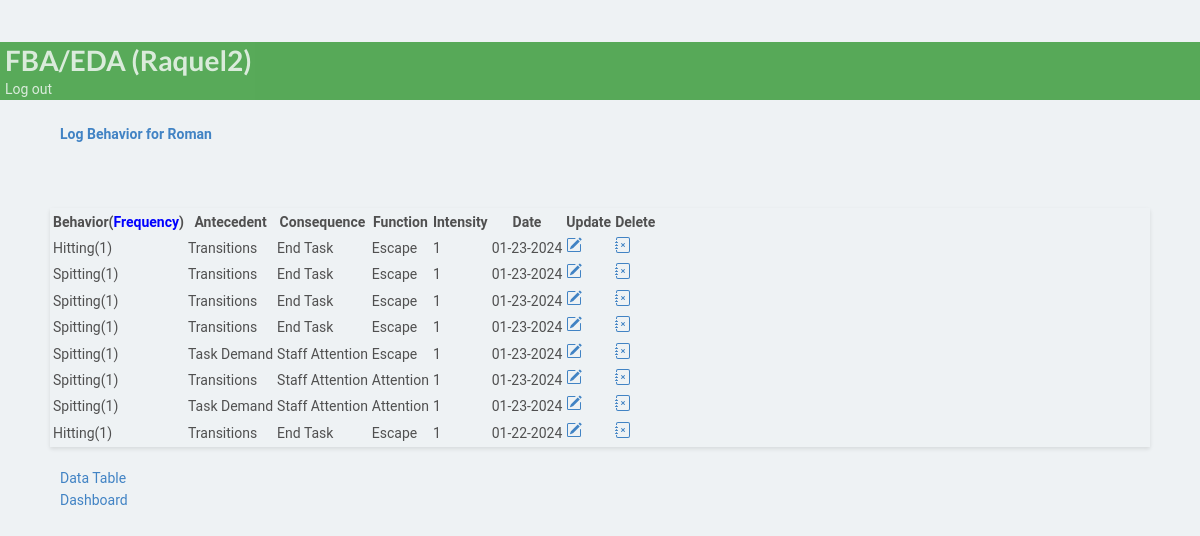
/data_entry_input/1/ (signed in), run on an earlier commit of the app's database.
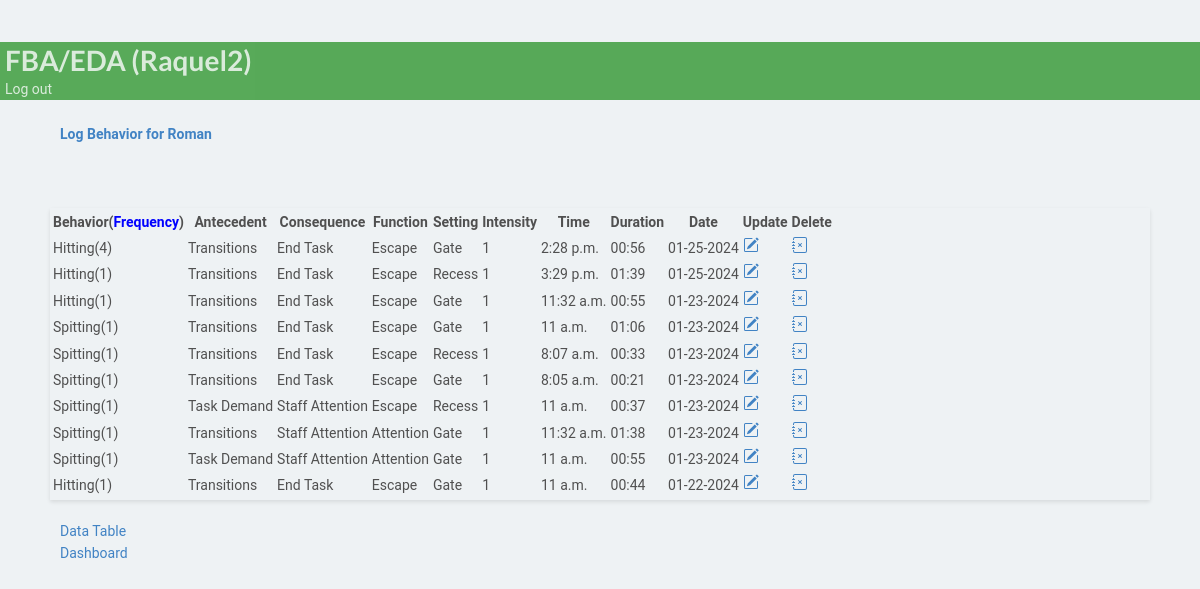
And on a later commit of the database.
### bip/models.py (models this page shows, shortened)
class CustomUser(AbstractUser):
    bio = models.CharField(max_length=20, blank=True, null=True, verbose_name='Occupation')

class Student(models.Model):
        studentname= models.CharField(max_length=30,verbose_name= 'Name', null=True, blank=True)
        slug = models.SlugField(max_length=150,null=False,unique=False,blank=False,
        verbose_name=("Unique Identifier"),
        help_text=(
            "*Unique Identification allows another to use FBO form if provided by you only"
        ),
    )
        user_student = models.ForeignKey(CustomUser, on_delete=models.CASCADE,  default=None,related_name="postts")

class Case(models.Model):
        student= models.ForeignKey(Student,on_delete=models.CASCADE)
        behavior = models.ForeignKey(Behavior, on_delete=models.CASCADE)
        user = models.ForeignKey(CustomUser, on_delete=models.CASCADE, default=None)
        anticedent = models.ForeignKey(Anticedent,on_delete=models.CASCADE, verbose_name='Antecedent')
        function = models.ForeignKey(Function,on_delete=models.CASCADE)
        consequence = models.ForeignKey(Consequence,on_delete=models.CASCADE)
        enviroment = models.ForeignKey(Enviroment,on_delete=models.CASCADE, null=True, blank=True, verbose_name='Setting')
        date_created = models.DateField(null=True, blank=True, default=timezone.now, verbose_name='Date')
        duration = models.PositiveIntegerField(null=True, blank=True, verbose_name='Duration(Sec)')
        time = models.TimeField(null=True, blank=True)
        frequency = models.PositiveIntegerField(null=True, blank=True,  default=1, verbose_name='Frequency')
        intensity = models.PositiveIntegerField(null=True, blank=True,  default=1, validators=[
            MinValueValidator(1, message='Intensity must be at least 1(Mild).'),
            MaxValueValidator(3, message='Intensity options are 1(Mild), 2(Moderate),and 3(Severe).')
        ],
        verbose_name='Intensity')
        class Meta:
            ordering = ['-date_created']
        def time_change(self):
          return (time.strftime("%M:%S", time.gmtime(self.duration)) )

class Behavior(models.Model):
        behaviorincident = models.CharField(max_length=30,verbose_name= 'Behavior')
        behavior_definition = models.CharField(null=True, blank=True, max_length=1000,verbose_name= 'Behavior Definition')
        intensity_definition = models.TextField(max_length=1000, null=True, blank=True,verbose_name= 'Define Intensity for 1(Mild), 2(Moderate), 3(Severe)')
        student= models.ForeignKey(Student,on_delete=models.CASCADE)
        user = models.ForeignKey(CustomUser, on_delete=models.CASCADE,  default=None)
        def __str__(self):
          return self.behaviorincident

class Anticedent(models.Model):
        anticedentincident = models.CharField(max_length=50,verbose_name= 'Antecedent', null=True, blank=True)
        student= models.ForeignKey(Student,on_delete=models.CASCADE)
        anticedent_definition = models.CharField(null=True, blank=True, max_length=1000, verbose_name= 'Antecedent Definition')
        user = models.ForeignKey(CustomUser, on_delete=models.CASCADE,  default=None)
        def __str__(self):
          return self.anticedentincident

class Consequence(models.Model):
        behaviorconsequence = models.CharField(max_length=30, null=True, blank=True,verbose_name= 'Consequence')
        student= models.ForeignKey(Student,on_delete=models.CASCADE)
        user = models.ForeignKey(CustomUser, on_delete=models.CASCADE,  default=None)
        def __str__(self):
          return self.behaviorconsequence

class Function(models.Model):
        behaviorfunction = models.CharField(max_length=30, null=True, blank=True,verbose_name= 'Function')
        student= models.ForeignKey(Student,on_delete=models.CASCADE)
        user = models.ForeignKey(CustomUser, on_delete=models.CASCADE,  default=None)
        def __str__(self):
          return self.behaviorfunction

class Enviroment(models.Model):
        behaviorenviroment = models.CharField(max_length=50, null=True, blank=True,verbose_name= 'Setting')
        student= models.ForeignKey(Student,on_delete=models.CASCADE)
        user = models.ForeignKey(CustomUser, on_delete=models.CASCADE,  default=None)
        def __str__(self):
            return self.behaviorenviroment or ''

### bip/views.py (the view)
# urls.py: path('data_entry_input/<pk>/', views.data_entry_input_view, name='data_entry_input'),
@login_required(login_url='data_entry_login')
@user_passes_test(is_data_entry)
def data_entry_input_view(request, pk):
    student = get_object_or_404(Student, pk=pk)
    student_behaviors = student.case_set.all()[:15]
    behavior = Behavior.objects.all()
    case = Case.objects.all()
    student_time = student.case_set.filter(time__isnull=False).first()
    student_duration = student.case_set.filter(duration__isnull=False).first()
    student_enviroment = student.case_set.filter(enviroment__isnull=False).first()
    stbehavior = student.behavior_set.all()
    behaivorpest  = behavior.filter(pk=pk).filter(behaviorincident__icontains="behaviorincident")
    context = {'student_behaviors':student_behaviors,
               "student":student,
               "student_time":student_time,
                "student_duration":student_duration,
                'student_enviroment':student_enviroment,
               }
    return render(request, 'bip/data_entry_input.html',context, )

### bip/context_processors.py (called while the page is built)
def user_context(request):
    user = get_user(request)
    return {'user': user}

### bip/templatetags/custom_filters.py (called while the page is built)
@register.filter(name='is_case_manager')
def is_case_manager(user):
    return user.groups.filter(name='CASE MANAGER').exists()

### bip/views.py (called while the page is built)
def is_data_entry(user):
    return user.groups.filter(name='DATA ENTRY').exists()

### bip/templates/bip/data_entry_input.html (shortened to what this page needs)
{% extends 'partials/base.html' %}
{% block content %}
<br>
<div class="container">
  <div class="nav-button">
    <a class="btn btn-outline-info" href="{% url 'bip:create_incident' student.id %}"> <b> Log Behavior for {{student.studentname}}</b></a>
  </div>
<br/>
<div class="row">
  <div class="col-md">
    <div class="card card-body">
      <table class="table table-striped">
        <tr>
          <th>Behavior(<a  data-toggle="popover" data-placement="top" data-content="Why Frequency?
            To count the number of times the same behavior occured within one incident
            (ie. headbanging, hitting etc.)."><span style="color: blue;">Frequency</span></a>)</th>
          <th>Antecedent</th>
          <th>Consequence</th>
          <th>Function</th>
          {% if student_enviroment %}
          <th>Setting</th>
          {% endif %}
          <th>Intensity</th>
          {% if student_time %}
        <th>Time</th>
        {% endif %}
        {% if student_duration %}
        <th>Duration</th>
        {% endif %}
          <th>Date</th>
          <th>Update</th>
          <th>Delete</th>
        </tr>
        {% for incident in student_behaviors %}
        <tr>
          <td>{{incident.behavior }}({{incident.frequency }})</td>
          <td>{{incident.anticedent}}</td>
          <td>{{incident.consequence}}</td>
          <td>{{incident.function}}</td>
          {% if incident.enviroment%}
          <td>{{incident.enviroment}}</td>
          {% endif %}
          {% if incident.intensity %}
          <td>{{incident.intensity}}</td>
          {% endif %}
          {% if incident.time %}
          <td>{{incident.time}}</td>
          {% endif %}
          {% if incident.duration%}
          <td>{{incident.time_change}}</td>
          {% endif %}
          <td>{{incident.date_created|date:'m-d-Y'}}</td>
          <td> <a class="btn btn-warning" href="{% url 'bip:updatepost' pk=incident.pk student_id=incident.student_id %}" ></a></td>
          <td> <a class="btn btn-danger" href="{% url 'bip:delete_post' pk=incident.pk  %}"></a></td>
           {% endfor%}
        </tr>
      </table>
    </div>
  </div>
</div>
<a class="btn btn-outline-info btn-sm btn-block" href="{% url 'bip:snapshot_data_entry' student.id %}"
>Data Table</a>
<br>
<a class="btn btn-outline-info btn-sm btn-block" href="{% url 'bip:data_entry_dashboard'  %}"
>Dashboard</a>
</div>
<br>
<br>
<br>
{% endblock%}

### bip/templates/partials/base.html (shortened to what this page needs)
{% load static %}
<!DOCTYPE html>
<html lang="en">
  <head>
    <link
      rel="stylesheet"
      href="https://cdn.jsdelivr.net/npm/bootstrap@4.6.1/dist/css/bootstrap.min.css"integrity="sha384-zCbKRCUGaJDkqS1kPbPd7TveP5iyJE0EjAuZQTgFLD2ylzuqKfdKlfG/eSrtxUkn"crossorigin="anonymous"
    />
    <link rel="stylesheet" type='text/css' href="https://cdnjs.cloudflare.com/ajax/libs/semantic-ui/2.2.14/semantic.min.css">
    <link rel="stylesheet" type="text/css" href="{% static 'css/style.css' %} ">
  </head>
  <body>
    {% load crispy_forms_tags %}
    {% include 'partials/nav.html'%} {% block content %} {% endblock %}
  </body>
</html>

### bip/templates/partials/nav.html (shortened to what this page needs)
{% load custom_filters %}
  <nav class="navbar navbar-dark ">
          <div class="navbar navbar-expand-lg">
                    {% if user.is_authenticated  %}
                    <div class="navbar-new">
                    <h1 class="logo"> <a class="colorwhite" href="">FBA/EDA ({{ user.username }})</a></h1>
          </div>
              <a class='colorwhite' class="nav-item nav-link" href="{% url 'bip:logout' %}"  >Log out</a>
          </div>
        {% endif %}
</nav>

### staticfiles/static_cdn/static_root/css/style.css (style rules this page uses)
body { background: white }
.navbar { opacity: 0.8; transition: 0.5s; background-color: #393 !important; color: #393; opacity: 0.8; transition: 0.5s; }
.navbar .colorwhite { color: white; ; text-decoration: none; padding: 5px; }
body { padding-top: 3rem; padding-bottom: 3rem; color: rgb(var(--bs-tertiary-color-rgb)); }

### bip/templates/bip/data_entry_input.html (style rules this page uses)
body { font-family: 'Roboto', sans-serif; background-color: #eef2f4; color: #505050; line-height: 1.6; }
.container { max-width: 1100px; margin: auto; }
.nav-button { margin-bottom: 20px; }
.btn-outline-info { width: 100%; padding: 10px; margin-bottom: 20px; }
.card { margin-bottom: 20px; box-shadow: 0 2px 4px rgba(0, 0, 0, 0.1); }
.table { margin-top: 20px; }

What changed in the data, as far as the page shows it:
added Case: behavior "Hitting", frequency "4", anticedent "Transitions", consequence "End Task", function "Escape", enviroment "Gate", intensity "1", time "2:28 p.m.", time_change "00:56", date_created "01-25-2024"
added Case: behavior "Hitting", frequency "1", anticedent "Transitions", consequence "End Task", function "Escape", enviroment "Recess", intensity "1", time "3:29 p.m.", time_change "01:39", date_created "01-25-2024"
changed Case (number 3 of 10 on the later page): enviroment_id empty → 1 (drawn); enviroment (not shown) → "Gate"; time (not shown) → "11:32 a.m."; duration empty → 55 (drawn); time_change (not shown) → "00:55"
changed Case (number 4 of 10 on the later page): enviroment_id empty → 1 (drawn); enviroment (not shown) → "Gate"; time (not shown) → "11 a.m."; duration empty → 66 (drawn); time_change (not shown) → "01:06"
changed Case (number 5 of 10 on the later page): enviroment_id empty → 2 (drawn); enviroment (not shown) → "Recess"; time (not shown) → "8:07 a.m."; duration empty → 33 (drawn); time_change (not shown) → "00:33"
changed Case (number 6 of 10 on the later page): enviroment_id empty → 1 (drawn); enviroment (not shown) → "Gate"; time (not shown) → "8:05 a.m."; duration empty → 21 (drawn); time_change (not shown) → "00:21"
changed Case (number 7 of 10 on the later page): enviroment_id empty → 2 (drawn); enviroment (not shown) → "Recess"; time (not shown) → "11 a.m."; duration empty → 37 (drawn); time_change (not shown) → "00:37"
changed Case (number 8 of 10 on the later page): enviroment_id empty → 1 (drawn); enviroment (not shown) → "Gate"; time (not shown) → "11:32 a.m."; duration empty → 98 (drawn); time_change (not shown) → "01:38"
changed Case (number 9 of 10 on the later page): enviroment_id empty → 1 (drawn); enviroment (not shown) → "Gate"; time (not shown) → "11 a.m."; duration empty → 55 (drawn); time_change (not shown) → "00:55"
changed Case (number 10 of 10 on the later page): enviroment_id empty → 1 (drawn); enviroment (not shown) → "Gate"; time (not shown) → "11 a.m."; duration empty → 44 (drawn); time_change (not shown) → "00:44"
Also different on the page:
text now shown: "Setting Time Duration"
